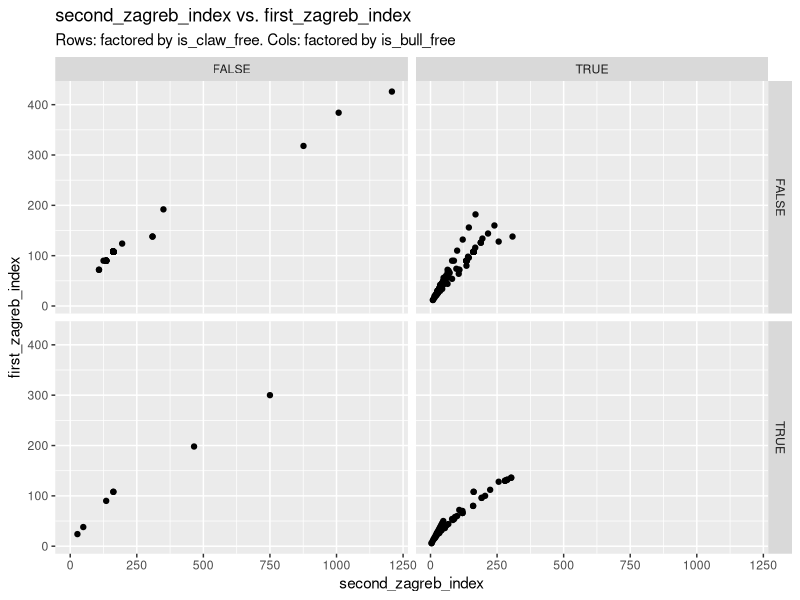
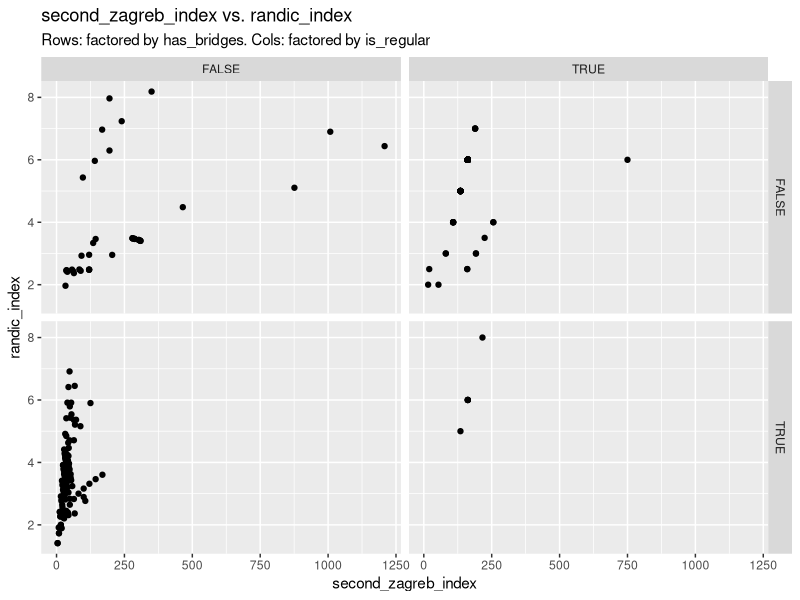
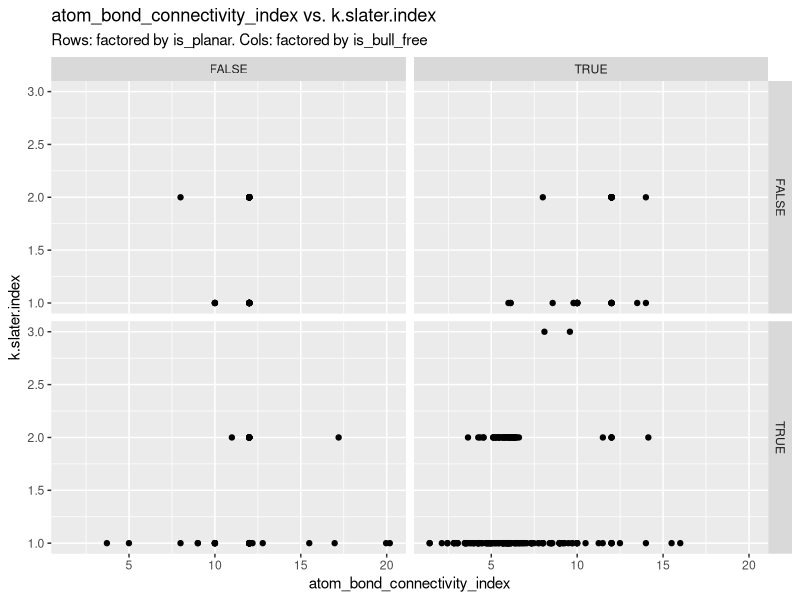
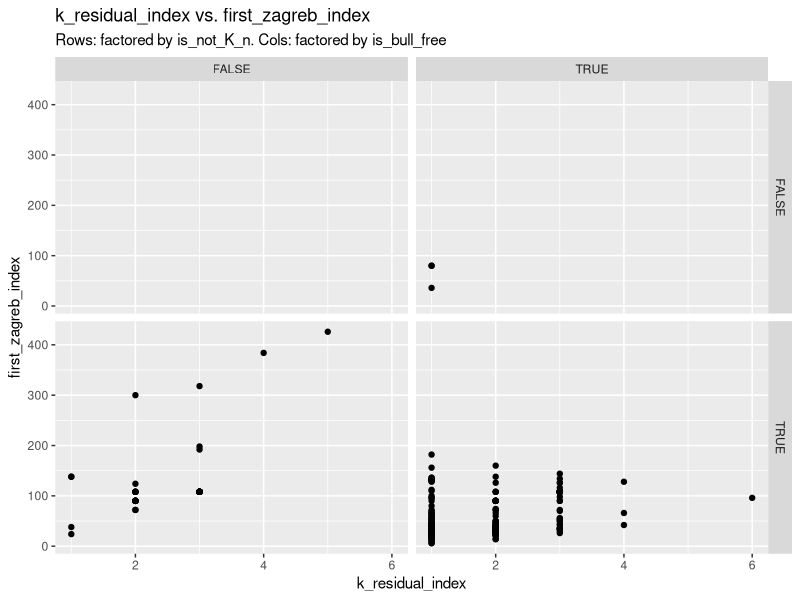
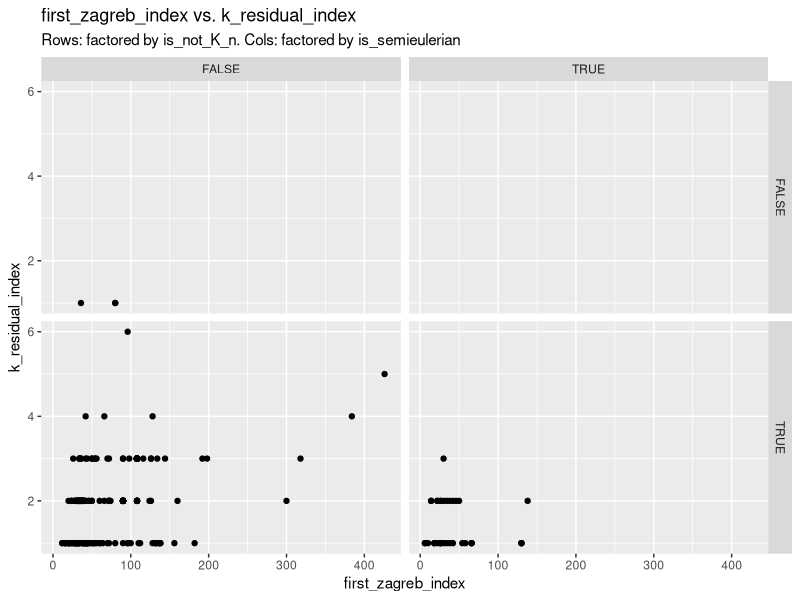
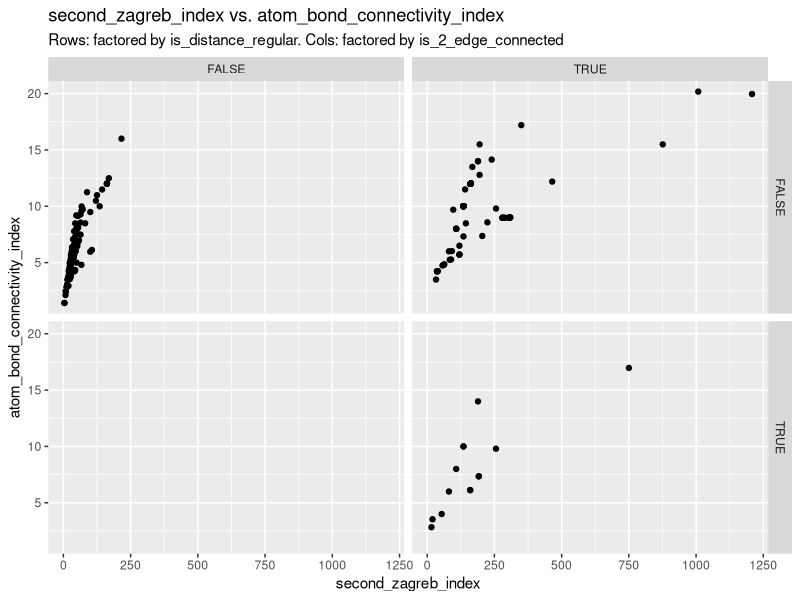
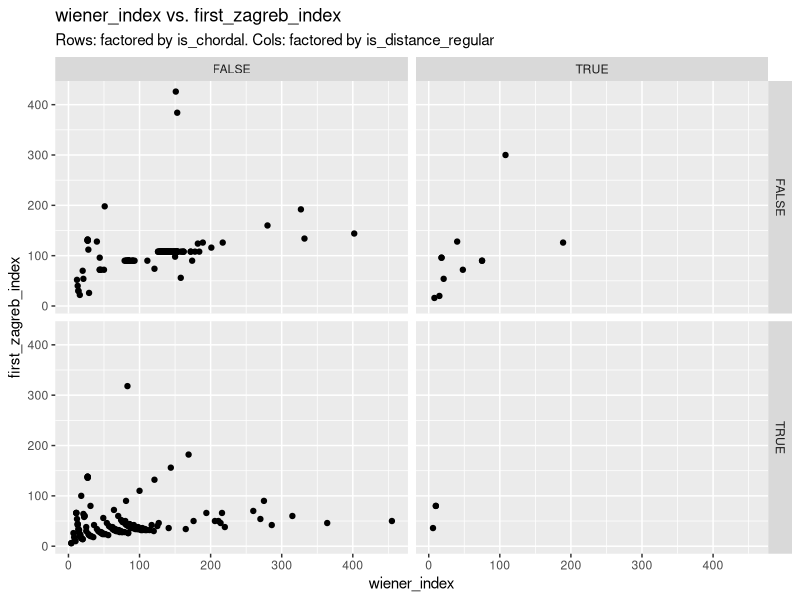
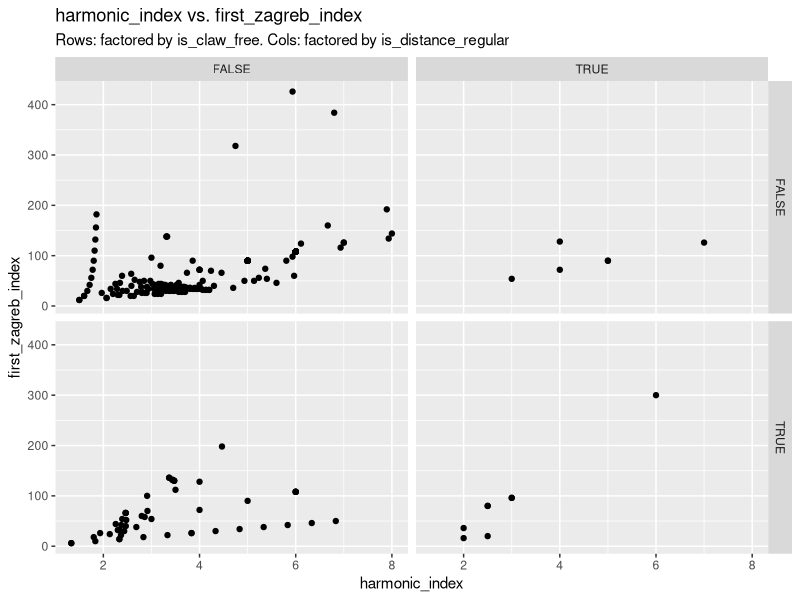

Recreate these plots in R, in order.
## ---- chunk 1
knitr::opts_chunk$set(echo = TRUE, warning = F)
library(tidyverse)
## ---- chunk 2
# load in data
graph_data <- read.csv("test_graph_data_with_index2.csv", na.strings = "1000000")
# glimpse(graph_data)

## ---- chunk 3

## ---- chunk 4
plot_old <- function() {
  # names and count of numeric variables
  numeric_vars <- colnames(graph_data)[c(2:34,46)]
  n_num <- length(numeric_vars)
  
  # names and count of boolean variables
  binary_vars <- colnames(graph_data)[35:45]
  n_bin <- length(binary_vars)
  
  n_sample <- sample(numeric_vars, 2, replace = F)
  b_sample <- sample(binary_vars, 2, replace = F)
  
  subset_data <- graph_data %>% select(all_of(n_sample), all_of(b_sample))
  this_title <- paste(n_sample[1], "vs.", n_sample[2])
  this_subtitle <- paste0("Rows: factored by ", b_sample[1], ". Cols: factored by ", b_sample[2])
  ggplot(subset_data, aes(x = subset_data[,1], y = subset_data[,2])) + 
    geom_point() + facet_grid(subset_data[,3] ~ subset_data[,4])  + 
    labs(x = n_sample[1], y = n_sample[2], title = this_title, subtitle = this_subtitle) 
}
## ---- chunk 5
graph_data_2 <- read.csv("test_graph_data.csv", na.strings = "1000000")
## ---- chunk 6
plot_new <- function() {
  # setup
  # names and count of numeric variables
  numeric_vars <- colnames(graph_data_2)[2:52]
  n_num <- length(numeric_vars)
  
  # names and count of boolean variables
  binary_vars <- colnames(graph_data_2)[53:71]
  n_bin <- length(binary_vars)
  n_sample <- sample(numeric_vars, 2, replace = F)
  b_sample <- sample(binary_vars, 2, replace = F)
  
  subset_data <- graph_data_2 %>% select(all_of(n_sample), all_of(b_sample))
  this_title <- paste(n_sample[1], "vs.", n_sample[2])
  this_subtitle <- paste0("Rows: factored by ", b_sample[1], ". Cols: factored by ", b_sample[2])
  ggplot(subset_data, aes(x = subset_data[,1], y = subset_data[,2])) + 
    geom_point() + facet_grid(subset_data[,3] ~ subset_data[,4])  + 
    labs(x = n_sample[1], y = n_sample[2], title = this_title, subtitle = this_subtitle) 
}
## ---- chunk 7
plot_new_index <- function() {
  # setup
  # names and count of numeric variables ONLY the ones that contain the word "index
  numeric_vars <- colnames(graph_data_2)[str_detect(colnames(graph_data_2), "index")]
  n_num <- length(numeric_vars)
  
  # names and count of boolean variables
  binary_vars <- colnames(graph_data_2)[53:71]
  n_bin <- length(binary_vars)
  n_sample <- sample(numeric_vars, 2, replace = F)
  b_sample <- sample(binary_vars, 2, replace = F)
  
  subset_data <- graph_data_2 %>% select(all_of(n_sample), all_of(b_sample))
  this_title <- paste(n_sample[1], "vs.", n_sample[2])
  this_subtitle <- paste0("Rows: factored by ", b_sample[1], ". Cols: factored by ", b_sample[2])
  ggplot(subset_data, aes(x = subset_data[,1], y = subset_data[,2])) + 
    geom_point() + facet_grid(subset_data[,3] ~ subset_data[,4])  + 
    labs(x = n_sample[1], y = n_sample[2], title = this_title, subtitle = this_subtitle) 
}

plot_new_index()
plot_new_index()
plot_new_index()
plot_new_index()
plot_new_index()
plot_new_index()
plot_new_index()
plot_new_index()
plot_new_index()
plot_new_index()
plot_new_index()
## ---- chunk 8
max_vals <- graph_data_2  %>% select(contains("index")) %>% summarise(across(everything(), max, na.rm = T))
glimpse(max_vals)
glimpse(max_vals/2)


graph_data_2 %>% ggplot(aes(x = randic_index, fill = is_cubic)) + geom_density(alpha = 0.5)
graph_data_2 %>% ggplot(aes(x = randic_index, fill = is_regular)) + geom_density(alpha = 0.5)
graph_data_2 %>% ggplot(aes(x = randic_index, fill = is_planar)) + geom_density(alpha = 0.5)
graph_data_2 %>% ggplot(aes(x = randic_index, fill = is_bull_free)) + geom_density(alpha = 0.5)
graph_data_2 %>% ggplot(aes(x = randic_index, fill = is_strongly_regular)) + geom_density(alpha = 0.5)
graph_data_2 %>% filter(is_strongly_regular == T) %>% arrange(desc(randic_index)) %>% select(randic_index)

table(graph_data_2$randic_index > 5, graph_data_2$is_strongly_regular)

graph_data_2 %>% ggplot(aes(x = first_zagreb_index, fill = is_planar)) + geom_density(alpha = 0.5)

graph_data_2 %>% ggplot(aes(x = CW_disparity)) + geom_density(alpha = 0.5)

## ---- chunk 9
library(GGally)
## ---- chunk 10
x <- sample(2:20, 6, replace = F)
graph_data_2 %>%  select(annihilation_number, independence_number) %>%  ggpairs()
## ---- chunk 11
numeric_data <- graph_data_2[,2:52]
numeric_data$girth <- NULL
heatmap(abs(cor(numeric_data)), Rowv = NA, Colv = NA)
cor_matrix <- cor(numeric_data)
which(cor_matrix > 0.99 & cor_matrix < 1, arr.ind = T)
## ---- chunk 12
graph_data_2 %>% select(inverse_disparity, CW_disparity) %>% ggpairs()
graph_data_2 %>% select(irregularity, average_closed_vertex_disparity) %>% ggpairs()

graph_data_2 %>% select(contains("independence"), contains("irregularity"), is_regular) %>% ggpairs(columns = 1:2, aes(color = is_regular))

graph_data_2 %>% group_by(is_regular) %>% summarise(max(irregularity))

graph_data_2 %>% mutate(new = (independence_number - order/2)) %>% ggplot(aes(irregularity, new, color = is_regular)) + geom_point() + facet_wrap( ~is_regular)
## ---- chunk 13
graph_data_2 %>% filter( irregularity > 1) %>% count(is_not_K_n)
